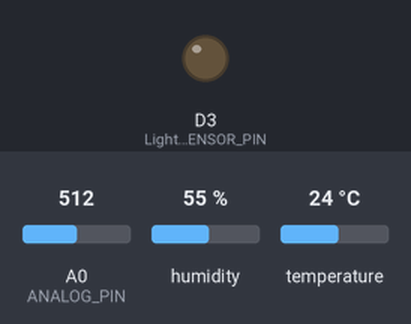
Simulated run of this sketch. Board: ESP8266 (NodeMCU). Shown: output pins drawn as LEDs (lit = HIGH). The test bench sets the inputs (shaded band); at power-on: A0 (ANALOG_PIN) = 512, humidity 55 %, temperature 24 °C. Pins used as bus, display or sensor lines are not drawn; what the sketch prints to the serial monitor is not drawn.

Above: at 2.5 s.
At 16.2 s:
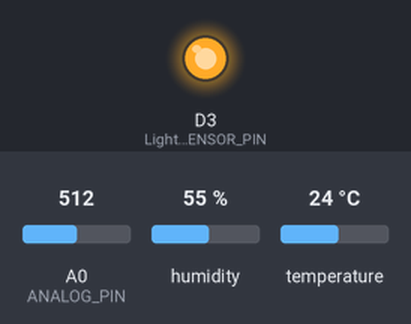
Timing chart, 0 to 17.3 s (numbered marks = the images above):
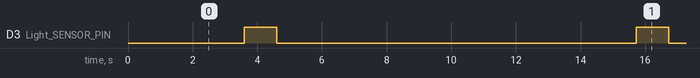

Measured:
- by itself, D3 (Light_SENSOR_PIN): alternates HIGH for 1.0 s and LOW for 11.1 s

The sketch:

adafruit_io_HW4.ino
```cpp
/***************************************************************************
 * For ESE515 Spring 2022
 ***************************************************************************/

/************************** Configuration ***********************************/

// edit the config.h tab and enter your Adafruit IO credentials
// and any additional configuration needed for WiFi, cellular,
// or ethernet clients.

/************************ Program Starts Here *******************************/

// PIR Sensor_Lab4

#include "config.h"

#include "DHT.h"

#define DHT_SENSOR_TYPE DHT11 //notice our sensor number here
#define DHT_SENSOR_PIN D1 // assign name of variable and pin number
DHT dht( DHT_SENSOR_PIN, DHT_SENSOR_TYPE ); //command specific to library

#define SM_SENSOR_PIN D2 // soil moisture sensor pin signal
#define Light_SENSOR_PIN D3 // photoresistor sensor pin signal
#define ANALOG_PIN A0 // analog pin signal

// set up the 'light', 'soil_moisture', 'temperatureDHT' and 'humidityDHT' feeds
AdafruitIO_Feed *light  = io.feed("light");
AdafruitIO_Feed *soil_moisture  = io.feed("soil_moisture");
AdafruitIO_Feed *temperatureDHT = io.feed("temperatureDHT");
AdafruitIO_Feed *humidityDHT = io.feed("humidityDHT");

float sm = 0;
float temperature = 0; //float variables allow for decimals
float humidity = 0;
float light_value = 0;

void send_dht_Sensor()
{
    // Reading temperature or humidity takes about 250 milliseconds!
    // Sensor readings may also be up to 2 seconds 'old' (its a very slow sensor)
    humidity = dht.readHumidity();
    // Read temperature as Celsius (the default)
    temperature = dht.readTemperature();

    // Check if any reads failed and exit early (to try again).
    if (isnan(humidity) || isnan(temperature)) {
      delay(1000);
      }
    else {
      temperatureDHT->save(temperature);
      delay(2000);
      humidityDHT->save(humidity);
      delay(2000);
    }

}

void send_Analog_Sensor()
{

  digitalWrite(SM_SENSOR_PIN, HIGH);  //activate soil moisture sensor
  delay(1000);
  sm = analogRead(A0);
  soil_moisture->save(sm);
  digitalWrite(SM_SENSOR_PIN, LOW);  //deactivate soil moisture sensor
  delay(1000);

  digitalWrite(Light_SENSOR_PIN, HIGH);  //activate photoresistor
  delay(1000);
  light_value = analogRead(A0);
  light->save(light_value);
  digitalWrite(Light_SENSOR_PIN, LOW);  //deactivate photoresistor
  delay(1000);

}


void setup() {
  // declare pins as inputs and outputs
  pinMode(SM_SENSOR_PIN, OUTPUT);
  pinMode(Light_SENSOR_PIN, OUTPUT);
  pinMode(ANALOG_PIN, INPUT);

  // start the serial connection
  Serial.begin(115200);

  // wait for serial monitor to open
  while(! Serial);

  Serial.print("Connecting to Adafruit IO");

  // connect to io.adafruit.com
  io.connect();

  // wait for a connection
  while(io.status() < AIO_CONNECTED) {
    Serial.print(".");
    delay(500);
  }

  // we are connected
  Serial.println();
  Serial.println(io.statusText());

}

void loop() {

  // io.run(); is required for all sketches.
  // it should always be present at the top of your loop
  // function. it keeps the client connected to
  // io.adafruit.com, and processes any incoming data.
  io.run();

  // send soil moisture data
  // Adafruit IO is rate limited for publishing, so a delay is required in
  // between feed->save events.
  send_Analog_Sensor();
  delay(2000);
  send_dht_Sensor();
  delay(2000);

}
```

config.h
```cpp
/************************ Adafruit IO Config *******************************/

// visit io.adafruit.com if you need to create an account,
// or if you need your Adafruit IO key.
#define IO_USERNAME  "yujiapang"
#define IO_KEY       "aio_eSSS11KK782PkIQFeDhNWkSK8PEy"

/******************************* WIFI **************************************/

// the AdafruitIO_WiFi client will work with the following boards:
//   - HUZZAH ESP8266 Breakout -> https://www.adafruit.com/products/2471
//   - Feather HUZZAH ESP8266 -> https://www.adafruit.com/products/2821
//   - Feather HUZZAH ESP32 -> https://www.adafruit.com/product/3405
//   - Feather M0 WiFi -> https://www.adafruit.com/products/3010
//   - Feather WICED -> https://www.adafruit.com/products/3056
//   - Adafruit PyPortal -> https://www.adafruit.com/product/4116
//   - Adafruit Metro M4 Express AirLift Lite ->
//   https://www.adafruit.com/product/4000
//   - Adafruit AirLift Breakout -> https://www.adafruit.com/product/4201
//   - Adafruit AirLift Shield -> https://www.adafruit.com/product/4285
//   - Adafruit AirLift FeatherWing -> https://www.adafruit.com/product/4264

#define WIFI_SSID "18140100010"
#define WIFI_PASS "201108Pyj"

// uncomment the following line if you are using airlift
// #define USE_AIRLIFT

// uncomment the following line if you are using winc1500
// #define USE_WINC1500

// comment out the following lines if you are using fona or ethernet
#include "AdafruitIO_WiFi.h"

#if defined(USE_AIRLIFT) || defined(ADAFRUIT_METRO_M4_AIRLIFT_LITE) ||         \
    defined(ADAFRUIT_PYPORTAL)
// Configure the pins used for the ESP32 connection
#if !defined(SPIWIFI_SS) // if the wifi definition isnt in the board variant
// Don't change the names of these #define's! they match the variant ones
#define SPIWIFI SPI
#define SPIWIFI_SS 10 // Chip select pin
#define NINA_ACK 9    // a.k.a BUSY or READY pin
#define NINA_RESETN 6 // Reset pin
#define NINA_GPIO0 -1 // Not connected
#endif
AdafruitIO_WiFi io(IO_USERNAME, IO_KEY, WIFI_SSID, WIFI_PASS, SPIWIFI_SS,
                   NINA_ACK, NINA_RESETN, NINA_GPIO0, &SPIWIFI);
#else
AdafruitIO_WiFi io(IO_USERNAME, IO_KEY, WIFI_SSID, WIFI_PASS);
#endif
/******************************* FONA **************************************/

// the AdafruitIO_FONA client will work with the following boards:
//   - Feather 32u4 FONA -> https://www.adafruit.com/product/3027

// uncomment the following two lines for 32u4 FONA,
// and comment out the AdafruitIO_WiFi client in the WIFI section
// #include "AdafruitIO_FONA.h"
// AdafruitIO_FONA io(IO_USERNAME, IO_KEY);

/**************************** ETHERNET ************************************/

// the AdafruitIO_Ethernet client will work with the following boards:
//   - Ethernet FeatherWing -> https://www.adafruit.com/products/3201

// uncomment the following two lines for ethernet,
// and comment out the AdafruitIO_WiFi client in the WIFI section
// #include "AdafruitIO_Ethernet.h"
// AdafruitIO_Ethernet io(IO_USERNAME, IO_KEY);
```
